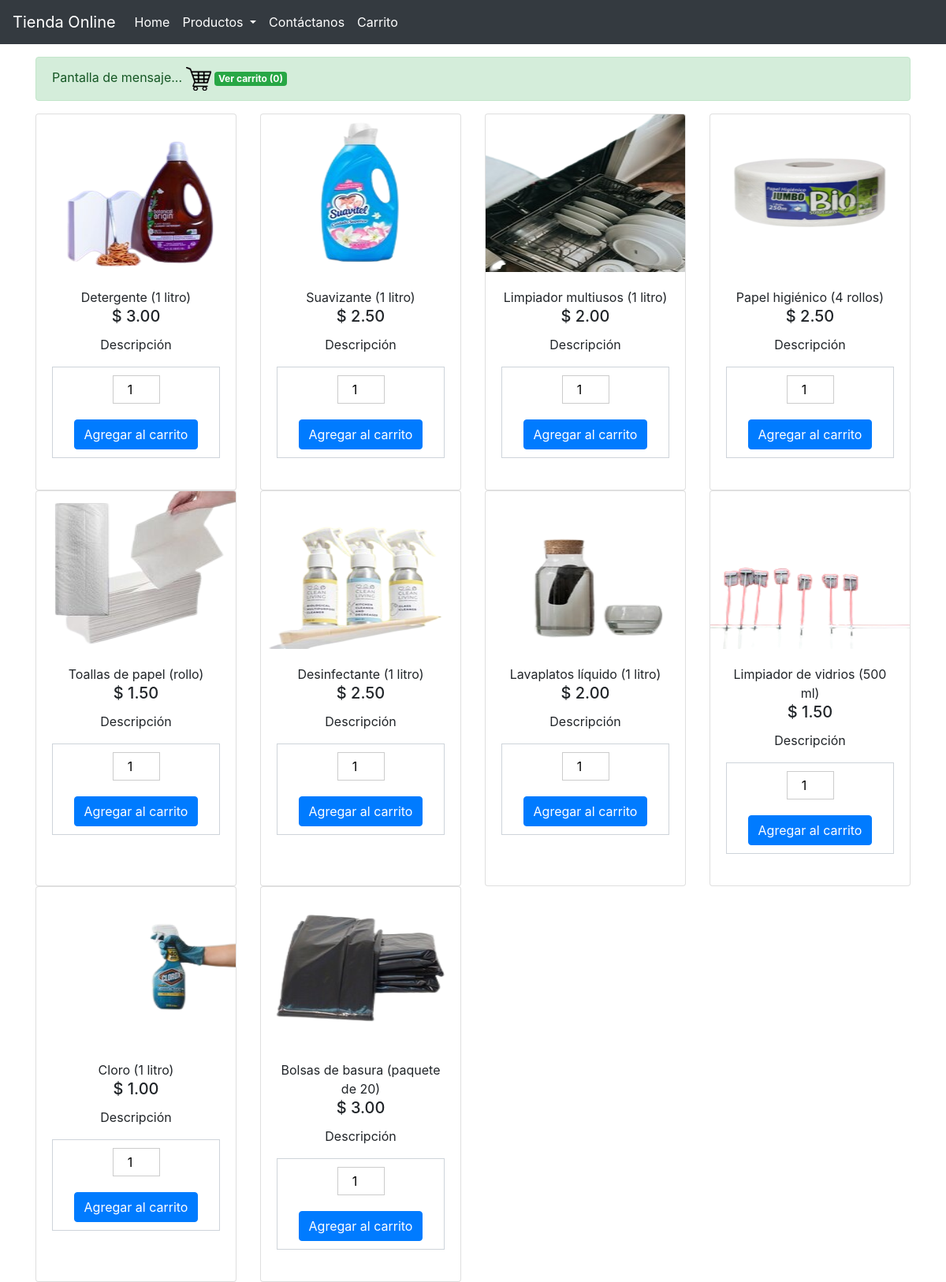
Page /productos/limpieza.php on the committed database.
### tables this page shows
CREATE TABLE `producto` (
  `ProductoID` int(11) NOT NULL,
  `ProductoCategoriaID` varchar(50) DEFAULT NULL,
  `ProductoTipoID` varchar(50) DEFAULT NULL,
  `Nombre` varchar(100) DEFAULT NULL,
  `Precio` decimal(10,2) DEFAULT NULL,
  `FechaUltimoPrecio` date DEFAULT NULL,
  `Descuento` decimal(5,2) DEFAULT NULL,
  `PagaIVA` tinyint(1) NOT NULL DEFAULT 1,
  `Orden` int(11) DEFAULT NULL,
  `Activo` tinyint(4) DEFAULT NULL,
  `RutaImagen` varchar(150) DEFAULT NULL,
  `RutaImagenThumb` varchar(200) DEFAULT NULL
);

### productos/limpieza.php (the view, shortened to what this page needs)
<?php
$numProductos = !empty($_SESSION['carrito']) ? count($_SESSION['carrito']) : 0;
?>
<!DOCTYPE html>
<html lang="es">
<head>
    <link rel="stylesheet" href="https://cdn.jsdelivr.net/npm/bootstrap@4.1.3/dist/css/bootstrap.min.css">
</head>
<body>
    <nav class="navbar navbar-expand-lg navbar-dark bg-dark fixed-top">
        <a class="navbar-brand" href="index.php">Tienda Online</a>
        <div id="my-nav" class="collapse navbar-collapse">
            <ul class="navbar-nav mr-auto">
                <li class="nav-item active">
                    <a class="nav-link" href="index.php">Home <span class="sr-only">(current)</span></a>
                </li>
                <li class="nav-item dropdown active">
                    <a class="nav-link dropdown-toggle" href="#" id="navbarDropdownProductos" role="button" data-toggle="dropdown" aria-haspopup="true" aria-expanded="false">
                        Productos
                    </a>
                </li>
                <li class="nav-item active">
                    <a class="nav-link" href="contacto.php">Contáctanos <span class="sr-only">(current)</span></a>
                </li>
                <li class="nav-item active">
                    <a class="nav-link" href="carrito.php">Carrito <span class="sr-only">(current)</span></a>
                </li>
            </ul>
        </div>
    </nav>
    <br><br>
    <div class="container">
        <br>
        <div class="alert alert-success" role="alert">
            Pantalla de mensaje... <img src="images/carrito (2).png" alt="">
            <a href="carrito.php" class="badge badge-success">Ver carrito (<?php echo $numProductos; ?>)</a>
        </div>
    </div>
    <div class="container">
        <div class="row">
            <?php
            require_once 'config.php';
            $sql = "SELECT ProductoID, Nombre, Precio, RutaImagen FROM producto WHERE ProductoCategoriaID = 'Limpieza' AND Activo = 1";
            $result = $conn->query($sql);
            if ($result && $result->num_rows > 0) {
                while ($row = $result->fetch_assoc()) {
                    $nombre = $row['Nombre'];
                    $precio = $row['Precio'];
                    $imagen = $row['RutaImagen'];
            ?>
                    <div class="col-3">
                        <div class="card">
                            <img title="<?php echo htmlspecialchars($nombre); ?>" alt="<?php echo htmlspecialchars($nombre); ?>" class="card-img-top" src="<?php echo htmlspecialchars($imagen); ?>" height="200px" alt="">
                            <div class="card-body">
                                <span><?php echo htmlspecialchars($nombre); ?></span>
                                <h5 class="card-title">$ <?php echo htmlspecialchars($precio); ?></h5>
                                <p class="card-text">Descripción</p>
                                <div class="producto-container">
                                    <form action="carrito.php" method="post" enctype="multipart/form-data">
                                        <div class="cantidad-form">
                                            <input type="number" name="cantidad" value="1" min="1">
                                        </div>
                                        <button class="btn btn-primary btn-form" name="btnAccion" value="Agregar" type="submit">Agregar al carrito</button>
                                    </form>
                                </div>
                            </div>
                        </div>
                    </div>
            <?php
                }
            } else {
                echo "No se encontraron productos de limpieza.";
            }
            ?>
        </div>
    </div>
</body>
</html>

### productos/limpieza.php (style rules this page uses)
.card-body { text-align: center; }
.card { height: 100%; }
.producto-container { border: 1px solid #ced4da; padding: 10px; margin-bottom: 20px; }
.cantidad-form { display: flex; flex-direction: column; align-items: center; margin-bottom: 10px; }
.cantidad-form input[type="number"] { width: 60px; text-align: center; margin-bottom: 5px; border: 1px solid #ccc; padding: 5px; }
.btn-form { min-width: 130px; border: 1px solid #007bff; margin-top: 5px; }

### rows in the picture
producto: RutaImagen (picture), Nombre "Detergente (1 litro)", Precio "3.00"
producto: RutaImagen (picture), Nombre "Suavizante (1 litro)", Precio "2.50"
producto: RutaImagen (picture), Nombre "Limpiador multiusos (1 litro)", Precio "2.00"
producto: RutaImagen (picture), Nombre "Papel higiénico (4 rollos)", Precio "2.50"
producto: RutaImagen (picture), Nombre "Toallas de papel (rollo)", Precio "1.50"
producto: RutaImagen (picture), Nombre "Desinfectante (1 litro)", Precio "2.50"
producto: RutaImagen (picture), Nombre "Lavaplatos líquido (1 litro)", Precio "2.00"
producto: RutaImagen (picture), Nombre "Limpiador de vidrios (500 ml)", Precio "1.50"
producto: RutaImagen (picture), Nombre "Cloro (1 litro)", Precio "1.00"
producto: RutaImagen (picture), Nombre "Bolsas de basura (paquete de 20)", Precio "3.00"

### other values in the picture
$numProductos "0"
